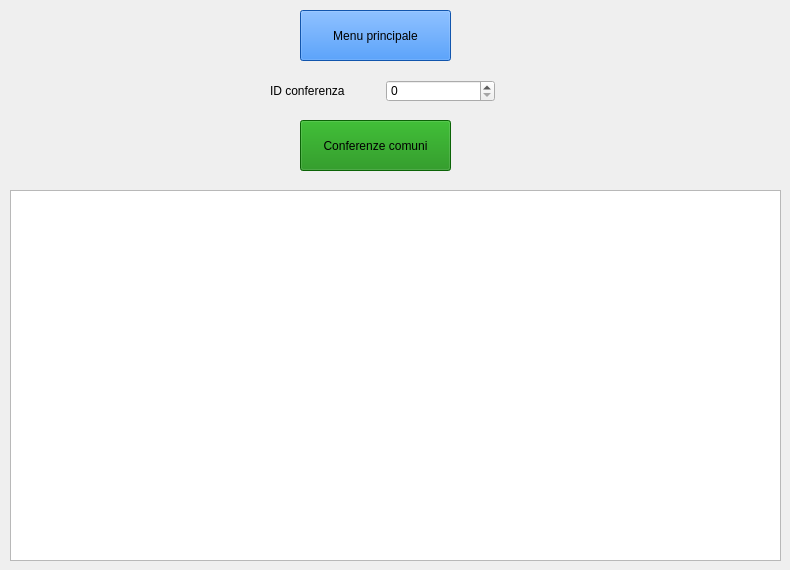
    <widget class="QWidget" name="PAG_SEZIONE_F">
     <widget class="QPushButton" name="PAG_F_TORNA_MENU">
      <property name="geometry">
       <rect>
        <x>300</x>
        <y>10</y>
        <width>151</width>
        <height>51</height>
       </rect>
      </property>
      <property name="styleSheet">
       <string notr="true">background-color: rgb(24,119,242);</string>
      </property>
      <property name="text">
       <string>Menu principale</string>
      </property>
     </widget>
     <widget class="QPushButton" name="PAG_F_CERCA_CONFERENZE_COMUN">
      <property name="geometry">
       <rect>
        <x>300</x>
        <y>120</y>
        <width>151</width>
        <height>51</height>
       </rect>
      </property>
      <property name="styleSheet">
       <string notr="true">background-color: rgb(15,138,8); </string>
      </property>
      <property name="text">
       <string>Conferenze comuni</string>
      </property>
     </widget>
     <widget class="QListWidget" name="PAG_F_LISTA">
      <property name="geometry">
       <rect>
        <x>10</x>
        <y>190</y>
        <width>771</width>
        <height>371</height>
       </rect>
      </property>
     </widget>
     <widget class="QWidget" name="layoutWidget">
      <property name="geometry">
       <rect>
        <x>270</x>
        <y>80</y>
        <width>225</width>
        <height>22</height>
       </rect>
      </property>
      <layout class="QGridLayout" name="gridLayout_17">
       <item row="0" column="0">
        <widget class="QLabel" name="label_15">
         <property name="text">
          <string>ID conferenza</string>
         </property>
        </widget>
       </item>
       <item row="0" column="1">
        <widget class="QSpinBox" name="PAGINA_F_ID_CONFERENZA"/>
       </item>
      </layout>
     </widget>
    </widget>
